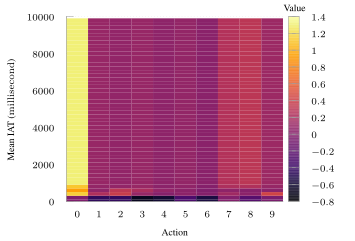

The script that saved this image:
set terminal tikz standalone color size 9cm,6cm font '\scriptsize' preamble '\usepackage{microtype} \usepackage{times} \usepackage[T1]{fontenc} \usepackage{siunitx}\sisetup{detect-all}' createstyle
set output "policy-8-tcp-f5-mean.tex"

#load "parula.pal"
load "inferno.pal"

set style line 102 lc rgb '#a0a0a0' lt 1 lw 1
#set style boxplot outliers pointtype 7
#set style data boxplot
set border ls 102
set colorbox border 102
set key textcolor rgb "black"
set tics textcolor rgb "black"
set label textcolor rgb "black"

set border 3
set grid y
set xtics nomirror
set xtics offset 1.5,0
set xtics (0, 1, 2, 3, 4, 5, 6, 7, 8, 9)
set ytics nomirror

set datafile separator ","

set xlabel "Action"
set ylabel "Mean IAT ($\\si{\milli\second}$)"
set label "Value" at graph 0.98,1.05

set yrange [0.0:10000.0]
set xrange [0.0:10.0]
#set key inside bottom right

#set lmargin at screen 0.05;
#set rmargin at screen 1.1;
#set bmargin at screen 0.1;
#set tmargin at screen 0.95;

#set log cb

xs(x) = x - .5
ys(y) = y * (10000.0 / 50.0)

plot '../results/tcp-action-f5-8-mean-p.csv' matrix u (xs($1)):(ys($2)):3 every ::1 with image pixels notitle

set out
